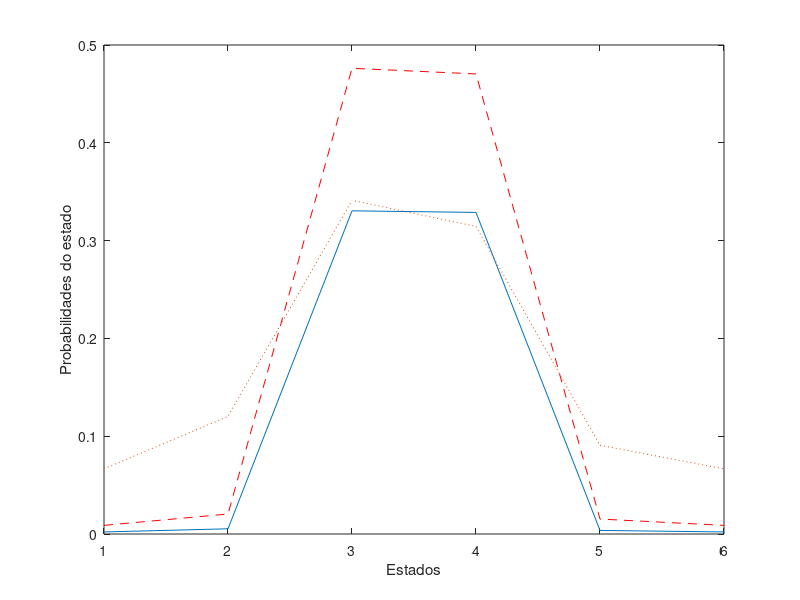

Here is the MATLAB script that generated this plot:
% -------------- a -------------- %
h = [0 0   0 0 1/3 0;
     1 0   0 0 1/3 0;
     0 1/2 0 1 0   0;
     0 0   1 0 0   0;
     0 1/2 0 0 0   0;
     0 0   0 0 1/3 0];

% Probabilidade de transição inicial igual para todos
x0 = [1/6; 1/6; 1/6; 1/6; 1/6; 1/6;]; 
x10 = (h^(10-1))*x0;

plot(1:6, x10);
xlabel("Estados");
ylabel("Probabilidades do estado");
hold on;

% -------------- b --------------- %
fprintf("\nAs spider traps são C e D\n");
fprintf("O dead-end é F\n");

% -------------- c --------------- %
h = [0 0   0 0 1/3 1/6;
     1 0   0 0 1/3 1/6;
     0 1/2 0 1 0   1/6;
     0 0   1 0 0   1/6;
     0 1/2 0 0 0   1/6;
     0 0   0 0 1/3 1/6];

% Probabilidade de transição inicial igual para todos
x0 = [1/6; 1/6; 1/6; 1/6; 1/6; 1/6;]; 
x10 = (h^(10-1))*x0;

plot(1:6, x10, "r--");
xlabel("Estados");
ylabel("Probabilidades do estado");

% -------------- d --------------- %
h = [0 0   0 0 1/3 1/6;
     1 0   0 0 1/3 1/6;
     0 1/2 0 1 0   1/6;
     0 0   1 0 0   1/6;
     0 1/2 0 0 0   1/6;
     0 0   0 0 1/3 1/6];

beta = 0.8;
umPorN = ones(6,6);
umPorN = umPorN .* (1/6);
a = (beta * h) + (1-beta)*umPorN;

% Probabilidade de transição inicial igual para todos
x0 = [1/6; 1/6; 1/6; 1/6; 1/6; 1/6;]; 
x10 = (a^(10-1))*x0;

plot(1:6, x10, ":");
xlabel("Estados");
ylabel("Probabilidades do estado");
hold off;

% --------------- e -------------- %
i = 2;
diff = 1;
max_diff = 10^(-4);
rAnterior =(a^0)*x0;

% Enquanto a diferença for menor que o valor máximo
while diff > max_diff
    rAtual = (a^(i-1))*x0;
    diff = max(abs(rAtual - rAnterior));

    i = i + 1;
    rAnterior = rAtual;
end
fprintf("Demorou %d iterações\n", i);
disp(rAtual);
